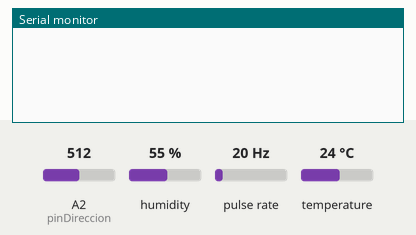
Simulated run of this sketch. Board: Arduino Uno, built with avr-gcc and run on an emulated ATmega328P. Shown: the last lines printed to the serial monitor. Wiring (inferred from the names in the program): pulse sensor: data pin 2. The test bench sets the inputs (shaded band); at power-on: humidity 55 %, pulse rate 20 Hz, A2 (pinDireccion) = 512, temperature 24 °C.

Above: at 1.2 s.
1.3 s: humidity set to 22 %
At 3.1 s:
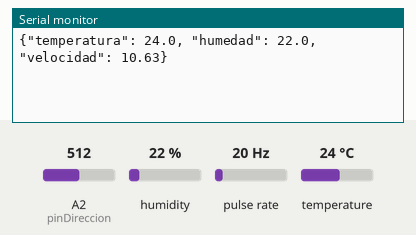
6.3 s: pulse rate (sensor on pin 2) set to 4 Hz
At 7.6 s:
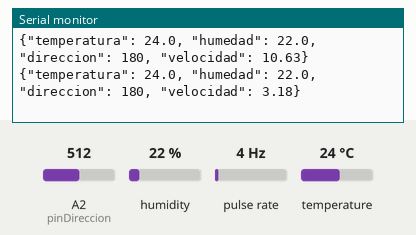
7.8 s: A2 (pinDireccion) set to 550
9.3 s: temperature set to 12 °C
At 10.5 s:
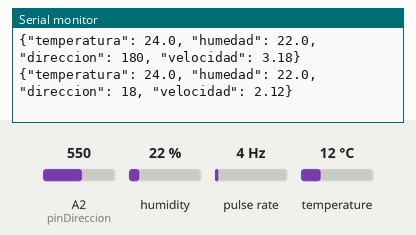
10.8 s: pulse rate (sensor on pin 2) set to 50 Hz
At 12.2 s:
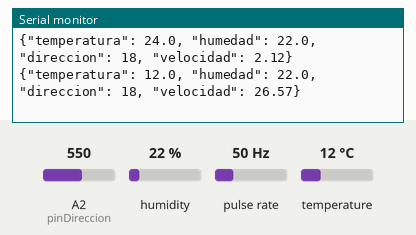
12.3 s: A2 (pinDireccion) set to 515
At 14.56 s:
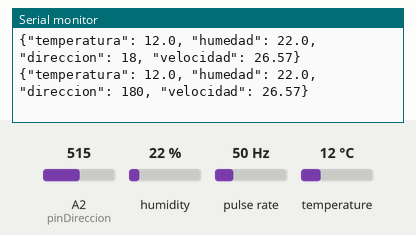
Timing chart, 0 to 14.8 s (numbered marks = the images above; inputs shaded):
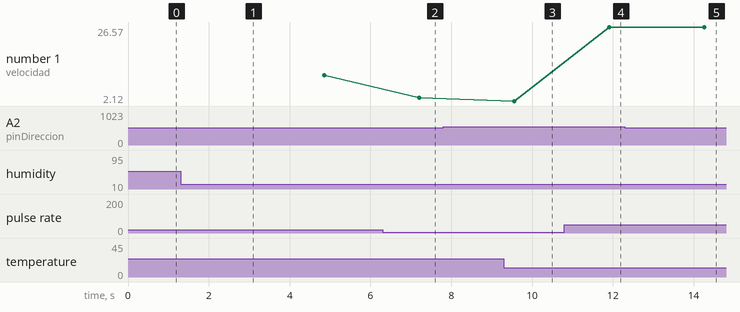

Measured:
- after the input at 1.3 s, the serial monitor: prints a new line after 1.2 s (image 1)
- after the input at 6.3 s, the serial monitor: prints a new line after 0.91 s (image 2)
- after the input at 10.8 s, the serial monitor: prints a new line after 1.1 s (image 4)
- after the input at 12.3 s, the serial monitor: prints a new line after 2.0 s (image 5)
- plotted number 1: 10.63 → 3.18 after the input at 6.3 s, 2.12 → 26.57 after the input at 10.8 s

The sketch:

estacion.ino
```cpp
#include <DHT.h>

///////// VENTILADOR //////////////
int contador;
static int NbTopsFan; // contador de impulsos.
const int fandiv = 2; // dos pulsos por vuelta
const int hallsensor = 2; // pin 2, que está unido a interrupción 0.

///////// HALL //////////////
int sumaVeleta=0;
const byte pinDireccion = A2;       //pin AnalÃ³gico
int direccion = 0;
int tiempoEnvio=30;

String cadena;


///////// HUMEDAD //////////////
// pin que se usa para recibir los datos del sensor
#define DHTPIN 8
//Como se usa el sensor DHT11 se importa
#define DHTTYPE DHT11

// Inicializamos el sensor DHT11
DHT dht(DHTPIN, DHTTYPE);

// --- VENTILADOR ---
void rpm ()     // se llamará cada vez que se pruduce la interrupción
{
 NbTopsFan++;
}

// --- HALL ---
int leerDireccion(int suma){
  suma=suma/tiempoEnvio;
  if(suma>=415 && suma< 480) return 0;
  if(suma>=480 && suma< 490) return 0;
  if(suma>=490 && suma< 510) return 90;
  if(suma>=510 && suma< 525) return 90;
  if(suma>=540 && suma< 550) return 180;
  if(suma>=525 && suma< 540) return 180;
  if(suma>=590 && suma< 615) return 270;
  if(suma>=615 && suma< 620) return 270;
}

 unsigned long rpmStart = 0;
void setup() {
  Serial.begin(9600);
 rpmStart = millis();
  // -- HUMEDAD -- se inicia el sensor DHT11
  dht.begin();

  // -- VENTILADOR --
  pinMode(hallsensor, INPUT);
  attachInterrupt(0, rpm, RISING);

}

// -- HUMEDAD --
char* FtoChar2(float fVal, char* cF) {

  // Force number of decimal places to full 2
  int iDigs = 2;

  // Separator = 10 ˆ Number of decimal places
  long dSep = pow(10, iDigs);
// DEBUG
// Serial.print(F("FtoChar2 dSep: "));
// Serial.println(dSep);

  // Display value = floal value * separator
  signed long slVal = fVal * dSep;

  sprintf(cF, "%d.%d", int(slVal / dSep), int(slVal % int(dSep)));
}

//-- --
void temperatura(){
      //tiempo entre medidas
  delay(500);

  // calculo de la humedad
  double h = dht.readHumidity();
  // temperatura en celsius por default
  double t = dht.readTemperature();

  // verifica si no hay errores en el sensor
  if (isnan(h) || isnan(t) ) {
    Serial.println("Error en el sensor DHT11");
    return;
  }

  // Calcular grados centigrados
  double hic = dht.computeHeatIndex(t, h, false);

  char cMsg[254],cTemp[8], cHum[8];

  FtoChar2(t, cTemp);
  FtoChar2(h, cHum);

  cadena.concat("{\"temperatura\": ");
  cadena.concat(cTemp);
  cadena.concat(", \"humedad\": ");
  cadena.concat(cHum);

}


//--Direccion Viento --
void direccionviento(){
  for(int i=0;i<=tiempoEnvio;i++){
  sumaVeleta+=analogRead(pinDireccion);
  delay(10);
  }
  direccion=leerDireccion(sumaVeleta);
  sumaVeleta=0;
  cadena.concat(", \"direccion\": ");
  cadena.concat(direccion);

}

// ==========MILLIS===============
#define INTERVALO_MENSAJE1 1000
#define INTERVALO_MENSAJE2 1300
#define INTERVALO_MENSAJE3 1500
#define INTERVALO_MENSAJE4 1500
unsigned long tiempo_1 = 0;
unsigned long tiempo_2 = 0;
unsigned long tiempo_3 = 0;
unsigned long aux_millis = 0;

void loop() {
  aux_millis = aux_millis + millis();
  if(aux_millis > tiempo_1 + INTERVALO_MENSAJE1){
    tiempo_1 = aux_millis;
    temperatura();
  }
  if(aux_millis > tiempo_3 + INTERVALO_MENSAJE3){
      tiempo_3 = aux_millis;
      direccionviento();
  }
  if(aux_millis > tiempo_2 + INTERVALO_MENSAJE2){  //Velocidad de viento
        tiempo_2 = aux_millis;
        NbTopsFan = 0;
         sei();
         delay (1000);
         interrupts();
         rpmStart = millis();


         char calcChar[8];
         double Calc = 0;
         double mh = 0;
         Calc = ((NbTopsFan * 60)/fandiv); //RPM
         mh = (2*3.6*3.1416*0.047* (Calc/60)); // KM/H

         FtoChar2(mh, calcChar);
         cadena.concat(", \"velocidad\": ");
         cadena.concat(calcChar);
         cadena.concat("}");

  }


    Serial.println(cadena);
    cadena = "";
    delay(500);
}
```
